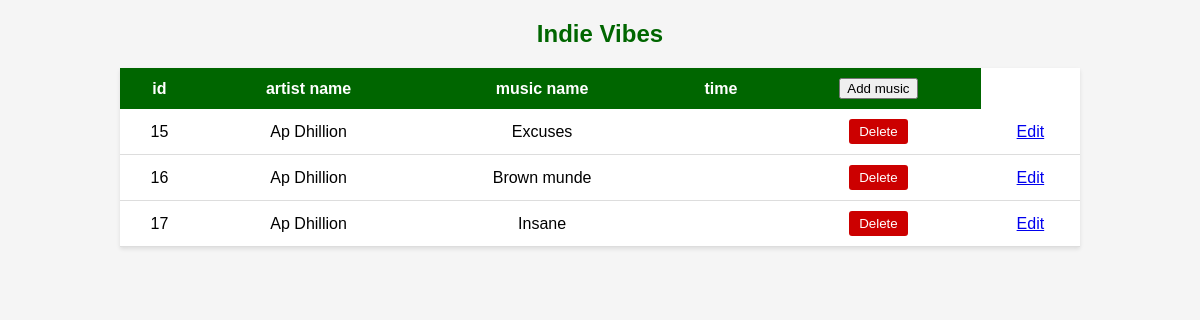
The page /admin/uploadmusic.php on the database as committed earlier.
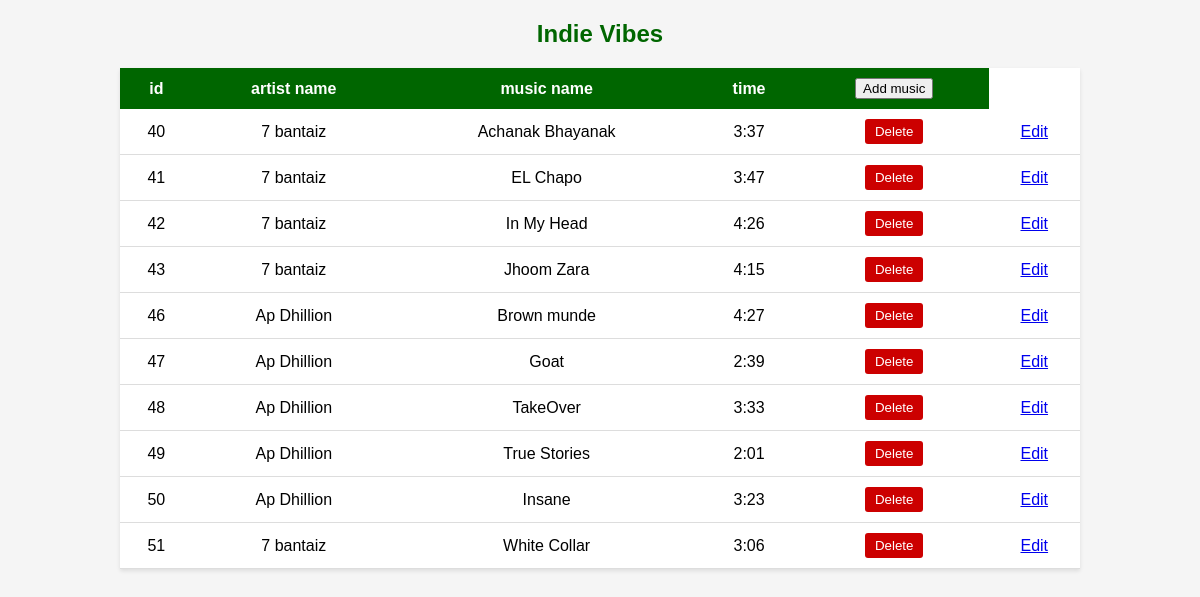
The same page on the database as committed later.
### tables this page shows
CREATE TABLE `music` (
  `id` int(11) NOT NULL,
  `artist_name` varchar(255) NOT NULL,
  `music_name` varchar(255) NOT NULL,
  `time` varchar(255) NOT NULL,
  `music_path` varchar(255) NOT NULL
);

### admin/uploadmusic.php (the view, shortened to what this page needs)
<?php
$user = 'root';
$password = '';
$database = 'iv';
$servername='localhost';
$mysqli = new mysqli($servername, $user, $password, $database);
$sql = " SELECT * FROM music";
$result = $mysqli->query($sql);
?>
<!DOCTYPE html>
<html lang="en">
<head>
</head>
<body>
	<section>
		<h1>Indie Vibes</h1>
		<table>
			<tr>
				<th>id</th>
				<th>artist name</th>
				<th>music name</th>
                <th>time</th>
				<th><a href="../admin/addmusic.php"><input type="Submit" value="Add music"></a></th>
			</tr>
			<?php
				while($rows=$result->fetch_assoc())
				{
			?>
			<tr>
				<td><?php echo $rows['id'];?></td>
				<td><?php echo $rows['artist_name'];?></td>
                <td><?php echo $rows['music_name'];?></td>
				<td><?php echo $rows['time'];?></td>
				<td>
                    <form method="post">
                        	<button type="submit" name="delete">Delete</button>
					</form>
                </td>
				<td>
    				<a href="../admin/edit_music.php?id=<?php echo $rows['id']; ?>">Edit</a>
				</td>
			</tr>
			<?php
				}
			?>
		</table>
</body>
</html>

Rows that differ between the two databases and show on the page:
removed music: id "15", artist_name "Ap Dhillion", music_name "Excuses"
removed music: id "16", artist_name "Ap Dhillion", music_name "Brown munde"
removed music: id "17", artist_name "Ap Dhillion", music_name "Insane"
added music: id "40", artist_name "7 bantaiz", music_name "Achanak Bhayanak", time "3:37"
added music: id "41", artist_name "7 bantaiz", music_name "EL Chapo", time "3:47"
added music: id "42", artist_name "7 bantaiz", music_name "In My Head", time "4:26"
added music: id "43", artist_name "7 bantaiz", music_name "Jhoom Zara", time "4:15"
added music: id "46", artist_name "Ap Dhillion", music_name "Brown munde", time "4:27"
added music: id "47", artist_name "Ap Dhillion", music_name "Goat", time "2:39"
added music: id "48", artist_name "Ap Dhillion", music_name "TakeOver", time "3:33"
added music: id "49", artist_name "Ap Dhillion", music_name "True Stories", time "2:01"
added music: id "50", artist_name "Ap Dhillion", music_name "Insane", time "3:23"
added music: id "51", artist_name "7 bantaiz", music_name "White Collar", time "3:06"
